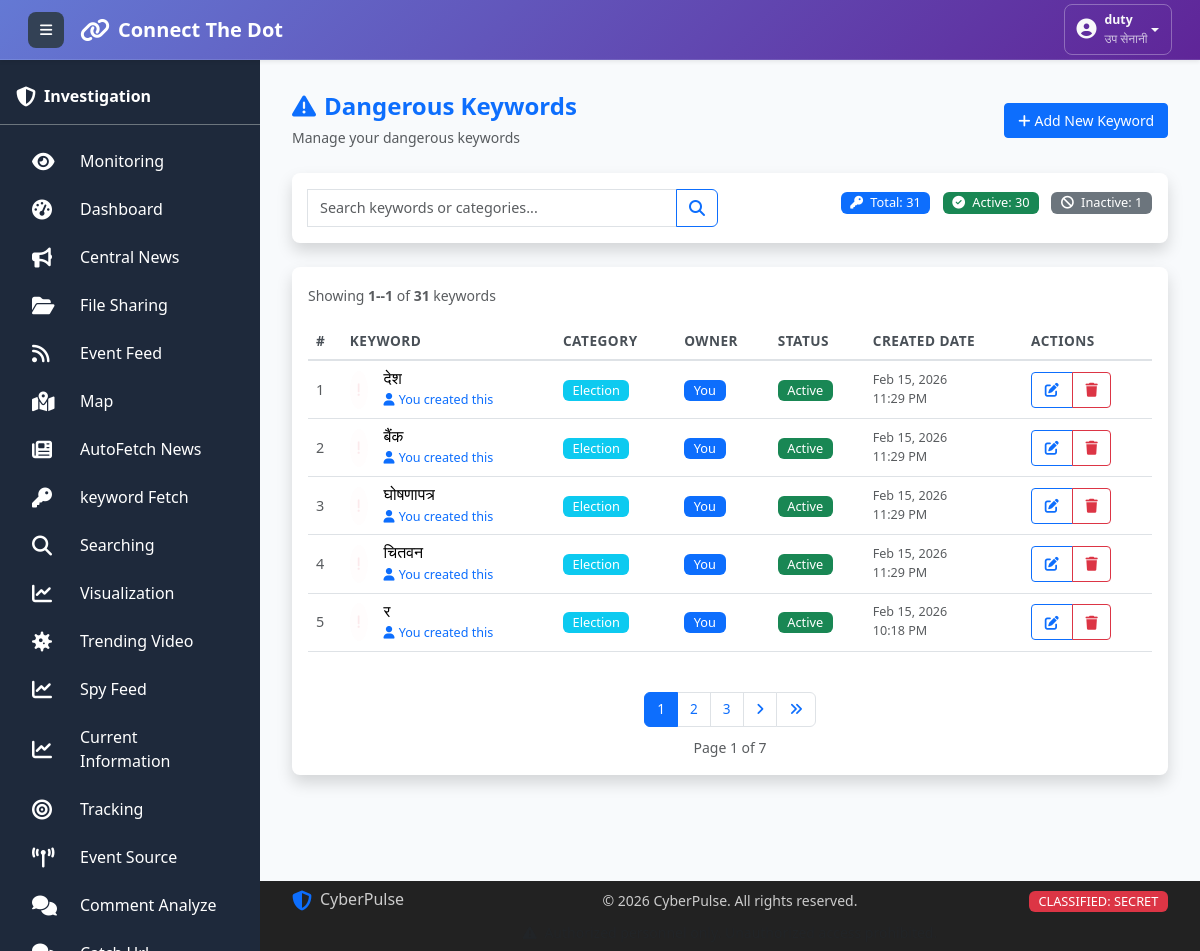
/listing_keyboard/ (signed in), run on an earlier commit of the app's database.
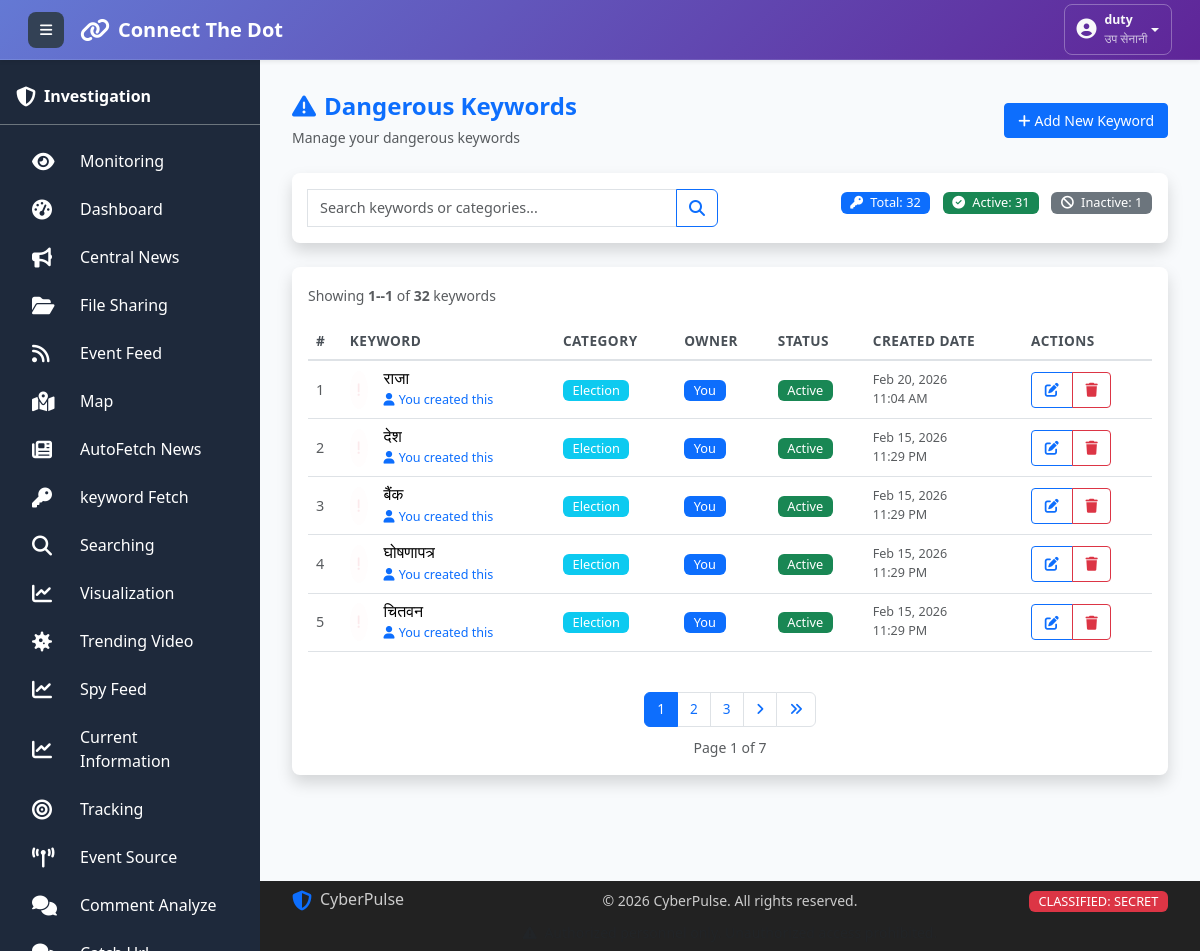
And on a later commit of the database.
### collect/models.py (models this page shows, shortened)
class DangerousKeyword(models.Model):
    word = models.CharField(
        max_length=100,
        db_index=True,
        help_text="The dangerous keyword or phrase"
    )
    category = models.CharField(
        max_length=100,
        db_index=True,
        help_text="Category (e.g., Violence, Threats, Dehumanizing, etc.)"
    )
    created_at = models.DateTimeField(
        auto_now_add=True,
    )
    updated_at = models.DateTimeField(
        auto_now=True,
    )
    created_by = models.ForeignKey(
        User,
        on_delete=models.SET_NULL,
        null=True,
        blank=True
    )
    is_active = models.BooleanField(
        default=True,
        help_text="Whether this keyword is active"
    )
    class Meta:
        unique_together = ('word', 'category')
        verbose_name = "Dangerous Keyword"
        verbose_name_plural = "Dangerous Keywords"
        ordering = ['word']
        indexes = [
            models.Index(fields=['category', 'is_active']),
            models.Index(fields=['word']),
        ]

### collect/views.py (the view)
# urls.py: path('listing_keyboard/', views.keyword_listing, name='keywords_listing'),
@login_required
def keyword_listing(request):
    if not check_access(request):
        return redirect('logout')  # Create this view
    """
    Dangerous Keywords Listing with search, filtering, and pagination
    - Shows user's own keywords + system keywords
    """
    user = request.user
    search_query = request.GET.get('search', '')
    category_filter = request.GET.get('category', '')
    page_number = request.GET.get('page', 1)
    keywords = DangerousKeyword.objects.filter(
        Q(created_by=user) | Q(created_by__isnull=True)
    ).order_by('-created_at')  # Order by newest first
    if search_query:
        keywords = keywords.filter(
            Q(word__icontains=search_query) |
            Q(category__icontains=search_query)
        )
    if category_filter:
        keywords = keywords.filter(category=category_filter)
    categories = keywords.values_list(
        'category', flat=True
    ).distinct().order_by('category')
    total_count = keywords.count()
    active_count = keywords.filter(is_active=True).count()
    inactive_count = keywords.filter(is_active=False).count()
    user_count = DangerousKeyword.objects.filter(created_by=user).count()
    system_count = DangerousKeyword.objects.filter(created_by__isnull=True).count()
    paginator = Paginator(keywords, 5)
    try:
        keywords_page = paginator.page(page_number)
    except PageNotAnInteger:
        keywords_page = paginator.page(1)
    except EmptyPage:
        keywords_page = paginator.page(paginator.num_pages)
    start_index = (keywords_page.number - 1) * paginator.per_page
    context = {
        'keywords': keywords_page,  # Changed from queryset to paginated page
        'paginator': paginator,
        'page_obj': keywords_page,
        'total_count': total_count,
        'active_count': active_count,
        'inactive_count': inactive_count,
        'user_count': user_count,
        'system_count': system_count,
        'search_query': search_query,
        'category_filter': category_filter,
        'categories': categories,
        'current_user': user,
        'start_index': start_index + 1,
    }
    return render(request, 'dangerouskeyboard.html', context)

### utils/permission.py (called while the page is built)
def check_access(request, url_name=None):
    if url_name:
        try:
            url_path = reverse(url_name)
        except:
            return False
    else:
        url_path = request.path
    for url_pattern, allowed_roles in URL_ACCESS_MAP.items():
        if url_path.startswith(url_pattern):
            if allowed_roles == []:
                return True
            user_role = request.session.get('user_role')
            if not user_role:
                return False  # No role = no access to protected pages
            return user_role in allowed_roles
    return True

### templates/dangerouskeyboard.html (shortened to what the changed rows need)
{% extends 'base.html' %}
{% load static %}
{% block content %}
<div class="container-fluid py-4">
    <div class="card shadow border-0 mb-4">
        <div class="card-body p-3">
            <div class="row">
                <div class="col-md-6 text-md-end mt-3 mt-md-0">
                    <span class="badge bg-primary">
                        <i class="fas fa-key me-1"></i>
                        Total: {{ total_count }}
                    </span>
                    <span class="badge bg-success ms-2">
                        <i class="fas fa-check-circle me-1"></i>
                        Active: {{ active_count }}
                    </span>
                    <span class="badge bg-secondary ms-2">
                        <i class="fas fa-ban me-1"></i>
                        Inactive: {{ inactive_count }}
                    </span>
                </div>
            </div>
        </div>
    </div>
    <div class="card shadow border-0">
        <div class="card-body p-3">
            {% if keywords %}
            <div class="d-flex justify-content-between align-items-center mb-3">
                <div>
                    <small class="text-muted">
                        Showing <strong>{{ start_index }}-{{ start_index|add:keywords|length|add:-1 }}</strong>
                        of <strong>{{ total_count }}</strong> keywords
                    </small>
                </div>
            </div>
            <div class="table-responsive">
                <table class="table table-hover">
                    <thead>
                        <tr>
                            <th>#</th>
                            <th>Keyword</th>
                            <th>Category</th>
                            <th>Owner</th>
                            <th>Status</th>
                            <th>Created Date</th>
                            <th>Actions</th>
                        </tr>
                    </thead>
                    <tbody>
                        {% for keyword in keywords %}
                        <tr>
                            <td class="text-muted">{{ forloop.counter|add:start_index|add:-1 }}</td>
                            <td>
                                <div class="d-flex align-items-center">
                                    <div class="flex-shrink-0">
                                        <div class="{% if keyword.is_active %}bg-danger bg-opacity-10{% else %}bg-secondary bg-opacity-10{% endif %} rounded-circle p-2">
                                        </div>
                                    </div>
                                    <div class="flex-grow-1 ms-3">
                                        <h6 class="mb-0">{{ keyword.word }}</h6>
                                        {% if keyword.created_by == request.user %}
                                        <small class="text-primary">
                                            <i class="fas fa-user me-1"></i>You created this
                                        </small>
                                        {% endif %}
                                    </div>
                                </div>
                            </td>
                            <td>
                                <span class="badge bg-info">{{ keyword.category }}</span>
                            </td>
                            <td>
                                {% if keyword.created_by %}
                                    {% if keyword.created_by == request.user %}
                                    <span class="badge bg-primary">You</span>
                                    {% else %}
                                    <small class="text-muted">{{ keyword.created_by.username }}</small>
                                    {% endif %}
                                {% else %}
                                    <span class="badge bg-warning">System</span>
                                {% endif %}
                            </td>
                            <td>
                                <span class="badge {% if keyword.is_active %}bg-success{% else %}bg-secondary{% endif %}">
                                    {% if keyword.is_active %}Active{% else %}Inactive{% endif %}
                                </span>
                            </td>
                            <td>
                                <div class="d-flex flex-column">
                                    <small class="text-muted">{{ keyword.created_at|date:"M d, Y" }}</small>
                                    <small class="text-muted">{{ keyword.created_at|time:"h:i A" }}</small>
                                </div>
                            </td>
                            <td>
                                <div class="btn-group" role="group">
                                    {% if keyword.created_by == request.user or not keyword.created_by %}
                                    <a href="{% url 'keyword_edit' keyword.id %}"
                                       class="btn btn-sm btn-outline-primary"
                                       title="Edit">
                                        <i class="fas fa-edit"></i>
                                    </a>
                                    {% endif %}
                                    {% if keyword.created_by == request.user %}
                                    <a href="{% url 'keyword_delete' keyword.id %}"
                                       class="btn btn-sm btn-outline-danger"
                                       title="Delete"
                                       onclick="return confirm('Are you sure you want to delete this keyword?')">
                                        <i class="fas fa-trash"></i>
                                    </a>
                                    {% endif %}
                                </div>
                            </td>
                        </tr>
                        {% endfor %}
                    </tbody>
                </table>
            </div>
            {% if keywords.has_other_pages %}
            <nav aria-label="Page navigation" class="mt-4">
                <ul class="pagination justify-content-center">
                    {% for num in keywords.paginator.page_range %}
                        {% if keywords.number == num %}
                        <li class="page-item active">
                            <span class="page-link">{{ num }}</span>
                        </li>
                        {% elif num > keywords.number|add:'-3' and num < keywords.number|add:'3' %}
                        <li class="page-item">
                            <a class="page-link" href="?page={{ num }}{% if search_query %}&search={{ search_query }}{% endif %}{% if category_filter %}&category={{ category_filter }}{% endif %}">{{ num }}</a>
                        </li>
                        {% endif %}
                    {% endfor %}
                    {% if keywords.has_next %}
                    <li class="page-item">
                        <a class="page-link" href="?page={{ keywords.next_page_number }}{% if search_query %}&search={{ search_query }}{% endif %}{% if category_filter %}&category={{ category_filter }}{% endif %}">
                            <i class="fas fa-angle-right"></i>
                        </a>
                    </li>
                    <li class="page-item">
                        <a class="page-link" href="?page={{ keywords.paginator.num_pages }}{% if search_query %}&search={{ search_query }}{% endif %}{% if category_filter %}&category={{ category_filter }}{% endif %}">
                            <i class="fas fa-angle-double-right"></i>
                        </a>
                    </li>
                    {% endif %}
                </ul>
                <div class="text-center mt-2">
                    <small class="text-muted">
                        Page {{ keywords.number }} of {{ keywords.paginator.num_pages }}
                    </small>
                </div>
            </nav>
            {% endif %}
            {% endif %}
        </div>
    </div>
</div>
{% endblock %}

What changed in the data, as far as the page shows it:
no longer on this page (row unchanged): DangerousKeyword: word "र", shows "You created this", category "Election", is_active "Active", created_at "Feb 15, 2026", created_at "10:18 PM"
added DangerousKeyword: word "राजा", shows "You created this", category "Election", is_active "Active", created_at "Feb 20, 2026", created_at "11:04 AM"
Also different on the page:
{{ total_count }}: "31" → "32"
{{ active_count }}: "30" → "31"
